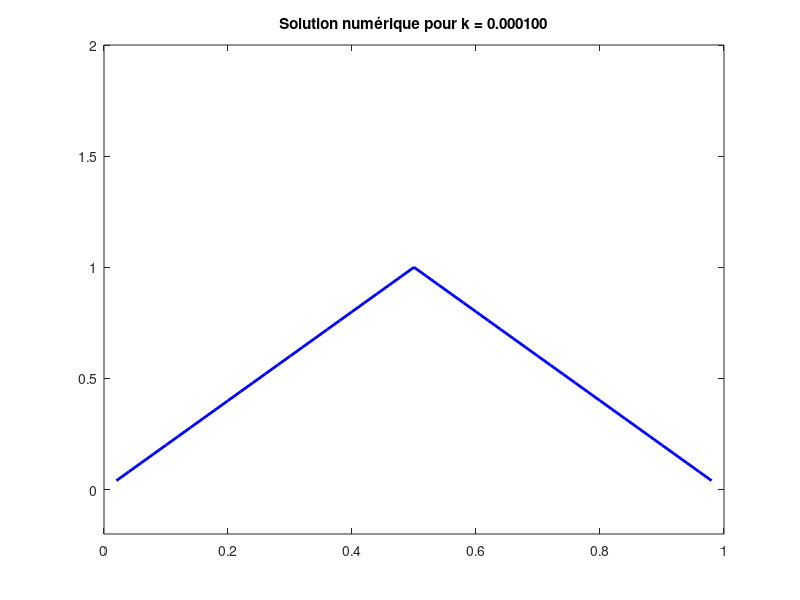

Recreate this plot in MATLAB. (Note: this script raises an error after producing the figure.)
% Définition des paramètres
a = 0;
b = 1;
M = 49;
T = 0.001;
k_values = [0.0001, 0.0002, 0.00021, 0.00022];
alpha = 1;
h = (b - a) / (M + 1);
nbTermes = 5;
tps=0.02;
% Initialisation de x
x = linspace(a + h, b - h, M)';

% Définition de la fonction u0(x)
U0 = zeros(M, 1);
for i = 1:M
    mu_m = rand; % Génération d'une valeur aléatoire pour mu_m
    if x(i) > a && x(i) <= (b + a) / 2
        U0(i) = 2 * x(i);
    else 
        U0(i) = 2 * (a + b - x(i));
    end
    %U0(i) = - mu_m * (x(i) - a) * (x(i) - b);
    %attention signe moins a supprimer c'est juste pour l'affichage
end

for k = k_values
    N = round(T/k); % Arrondir N à l'entier le plus proche
    p = 1-2*alpha*k/(h^2);
    q = alpha*k/(h^2);
    r = q;
    fprintf('Pour k = %f, alpha*k/h^2 = %f\n', k, alpha*k/h^2);

    A = diag(p*ones(1,M)) + diag(q*ones(1,M-1),1) + diag(r*ones(1,M-1),-1);
    
    U = zeros(M, N);
    U(:,1) = U0;

    figure;
    hPlotNum = plot(x, U(:, 1), 'LineWidth', 2, 'Color', 'blue');
    hold on;
    ylim([-0.2 2]);
    title(sprintf('Solution numérique pour k = %f', k));

    if k == k_values(1)
        % Calcul initial de la solution exacte
        u_exact = calculeSolutionExacte(x, 0, alpha, nbTermes);
        hPlotExact = plot(x, u_exact, 'LineWidth', 2, 'Color', 'red');
        legend('Solution numérique', 'Solution exacte');
    else
        legend('Solution numérique');
    end

    for n = 2:N
        UOLD = U(:, n-1);
        UNEW = A * UOLD;
        U(:, n) = UNEW;

        % Mise à jour de la solution numérique
        set(hPlotNum, 'YData', U(:, n));

        if k == k_values(1)
            % Calcul et mise à jour de la solution exacte
            t = (n-1) * k;
            u_exact = calculeSolutionExacte(x, t, alpha, nbTermes);
            set(hPlotExact, 'YData', u_exact);
        end

        drawnow;
        pause(tps);
    end
    pause(1)
    hold off;
    if k == k_values(1)
        
    end
end

function u_exact = calculeSolutionExacte(x, t, alpha, nbTermes)
    u_exact = zeros(size(x));
    for j = 0:(nbTermes - 1)
        terme = ((-1)^j / ((2*j + 1)^2 * pi^2)) * sin((2*j + 1) * pi * x) * exp(-(2*j + 1)^2 * pi^2 * alpha * t);
        u_exact = u_exact + terme;
    end
    u_exact = u_exact * 8;
end
